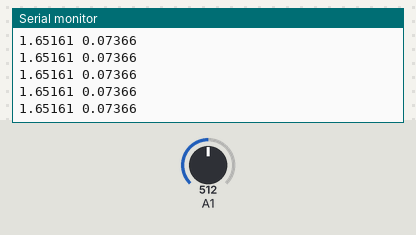
Bench run of a sketch on a simulated Arduino Uno, built with avr-gcc and run on an emulated ATmega328P. Shown: the last lines printed to the serial monitor. The test bench sets the inputs (shaded band); at power-on: A1 = 512.

Above: at 1.2 s.
1.3 s: A1 set to 716
At 2.2 s:
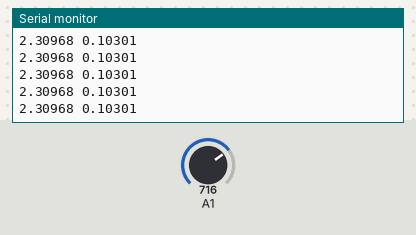
4.3 s: A1 set to 900
At 5.1 s:
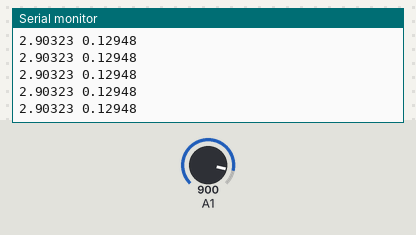
Timing chart, 0 to 7.3 s (numbered marks = the images above; inputs shaded):
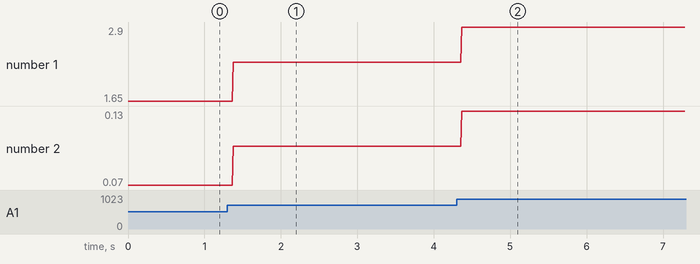

The sketch:

Voltage_Power_Energy.ino
```cpp
// LunaSat Solar Panel Voltage/Power/Energy
// Note: P8 Jumper must be connected.

void setup() {
  // put your setup code here, to run once:
  // Initialize serial communication at 9600 bits per second:
  Serial.begin(9600);

}

void loop() {
  // Keep track of time passed:
  long int t = millis();

  // put your main code here, to run repeatedly:
  int solarCellReading = analogRead(A1);

  // Convert the analog reading (which goes from 0 - 1023) to a voltage (0 - 3.3v):
  float voltage = solarCellReading * (3.3 / 1023.0);

  // Calculating power (mW) based off of a current of 0.0446 A:
  float power = voltage * 0.0446;

  // Calculate Energy (J) as time goes on:
  //float energy = power * t;

  // Print out the values you read:
  Serial.print(voltage, 5);
  Serial.print(" ");
  Serial.println(power, 5);
  //Serial.print(" ");
  //Serial.println(energy);
}
```

Measured:
- after the input at 1.3 s, the serial monitor: prints a new line after 0.08 s (image 1)
- after the input at 4.3 s, the serial monitor: prints a new line after 0.07 s (image 2)
- plotted number 1: 1.65 → 2.31 after the input at 1.3 s, 2.31 → 2.9 after the input at 4.3 s
- plotted number 2: 0.07 → 0.1 after the input at 1.3 s, 0.1 → 0.13 after the input at 4.3 s
